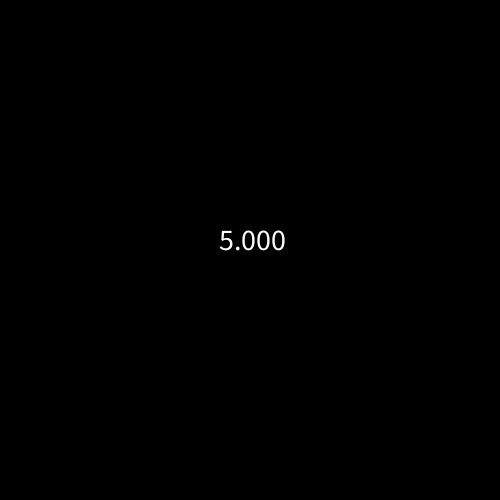
Frame 1 (no input)
Frame 60 (the mouse pressed at the canvas centre just before this capture): identical to frame 1, image omitted
Frame 120 (the mouse held since frame 60 and released just before this capture): identical to frame 1, image omitted

The Processing sketch that drew this single still picture (run headless with seeded random() and noise(); from frame 60 on, the mouse is pressed at the canvas centre):

// Processing sketch: pythagorean_theorem
// ── pythagorean_theorem.pde
/*
pythagorean theorem
a^2 = b^2 + c^2
a= sqrt(b^2 + c^2)
provide b and c, gives a
*/

void setup(){
  size(500,500);
  textAlign(CENTER);
}

void draw(){
 background(0);
 textSize(30);
 text(pythagoras(3,4), width/2, height/2);
  
}

float pythagoras(float b , float c){
  float a = sqrt(sq(b)+sq(c));
  return a;
}
